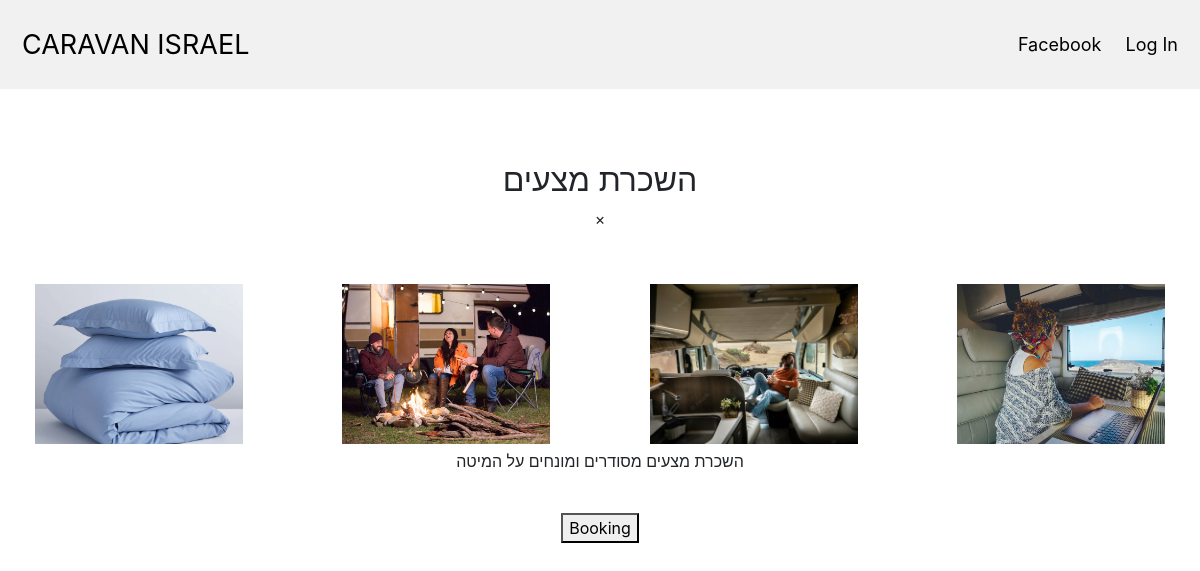
Screenshot of /product/10 with the database file from the repository.
### app.py (models this page shows, shortened)
class Item(db.Model):
    id = db.Column(db.Integer, primary_key=True)
    title = db.Column(db.String(100), nullable=False)
    price = db.Column(db.Integer, nullable=False)
    image1 = db.Column(db.String(120), default='image1.jpg')
    image2 = db.Column(db.String(120), default='image2.jpg')
    image3 = db.Column(db.String(120), default='image3.jpg')
    image4 = db.Column(db.String(120), default='image4.jpg')
    text = db.Column(db.String(100), nullable=False)
    isActive = db.Column(db.Boolean, default=True)

### app.py (the view)
@app.route('/product/<id>')
def product(id):
    item = Item.query.filter_by(id=id)
    return render_template('view-product.html', data=item)

### templates/view-product.html (shortened to what this page needs)
{% extends 'base.html' %}
{% block body %}
    {% for el in data %}
<br><br><br>
<div class="card-columns-view ">
<div class="card-view">
<div style="text-align:center">
  <h2>{{ el.title }}</h2>
</div>
<div class="container">
  <span onclick="this.parentElement.style.display='none'" class="closebtn">&times;</span>
</div>
  <br>
  <div style="width=70%;" class="row">
  <div class="column">
    <img  src="{{ url_for('display_image', filename='/'+el.image1) }}"  style="width:13rem; height:10rem; object-fit: cover;" onclick="myFunction(this);">
  </div>
  <div class="column">
    <img src="{{ url_for('display_image', filename='/'+el.image2) }}"  style="width:13rem; height:10rem; object-fit: cover;" onclick="myFunction(this);">
  </div>
  <div class="column">
    <img src="{{ url_for('display_image', filename='/'+el.image3) }}"  style="width:13rem; height:10rem; object-fit: cover;" onclick="myFunction(this);">
  </div>
  <div class="column">
    <img src="{{ url_for('display_image', filename='/'+el.image4) }}"  style="width:13rem; height:10rem; object-fit: cover;" onclick="myFunction(this);">
  </div>
</div>
  <p style="text-align:center">{{ el.text }}</p>
<br>
  <button class="center" onclick="window.location.href ='https://wa.me/+972535660122/?text=Hello';">Booking</button>
</div>
  </div>
<br><br>
   {% endfor %}
{% endblock %}

### static/style.css (style rules this page uses)
body { text-align: center; }
.column { float: center; width: 25%; padding:5px; }
.row:after { content: ""; display: table; clear: both; }

### rows the page displays
Item: title "השכרת מצעים", image1 (picture), image2 (picture), image3 (picture), image4 (picture), text "השכרת מצעים מסודרים ומונחים על המיטה"
